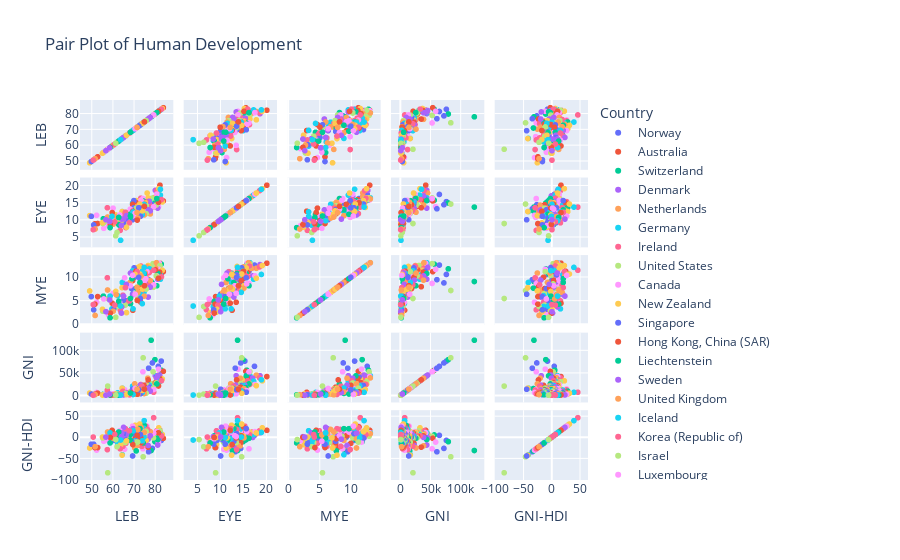

The notebook cell saved with this chart:
### Markdown cell above
## pair plot 
#### no specific non-linear relationship

### Code cell
import plotly.express as px
fig = px.scatter_matrix(human_development, dimensions=['Life Expectancy at Birth', 'Expected Years of Education',
       'Mean Years of Education', 'Gross National Income (GNI) per Capita',
       'GNI per Capita Rank Minus HDI Rank'], color="Country", title="Pair Plot of Human Development",
       labels= {'Life Expectancy at Birth':'LEB', 'Expected Years of Education':'EYE',
       'Mean Years of Education':'MYE', 'Gross National Income (GNI) per Capita':'GNI',
       'GNI per Capita Rank Minus HDI Rank':'GNI-HDI'})
fig.show()
